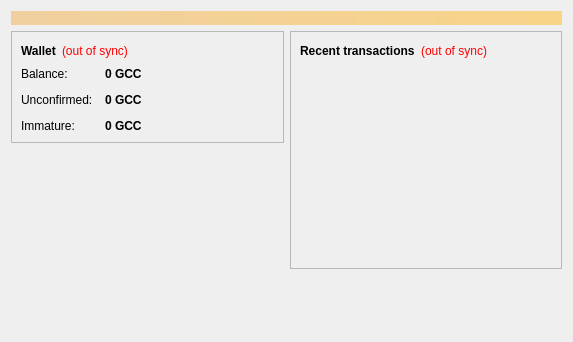
<?xml version="1.0" encoding="UTF-8"?>
<ui version="4.0">
 <class>OverviewPage</class>
 <widget class="QWidget" name="OverviewPage">
  <property name="geometry">
   <rect>
    <x>0</x>
    <y>0</y>
    <width>573</width>
    <height>342</height>
   </rect>
  </property>
  <property name="windowTitle">
   <string>Form</string>
  </property>
  <layout class="QVBoxLayout" name="topLayout">
   <item>
    <widget class="QLabel" name="labelAlerts">
     <property name="visible">
      <bool>false</bool>
     </property>
     <property name="styleSheet">
      <string notr="true">background-color: qlineargradient(x1: 0, y1: 0, x2: 1, y2: 0, stop:0 #F0D0A0, stop:1 #F8D488); color:#000000;</string>
     </property>
     <property name="wordWrap">
      <bool>true</bool>
     </property>
     <property name="margin">
      <number>3</number>
     </property>
    </widget>
   </item>
   <item>
    <layout class="QHBoxLayout" name="horizontalLayout" stretch="1,1">
     <item>
      <layout class="QVBoxLayout" name="verticalLayout_2">
       <item>
        <widget class="QFrame" name="frame">
         <property name="frameShape">
          <enum>QFrame::StyledPanel</enum>
         </property>
         <property name="frameShadow">
          <enum>QFrame::Raised</enum>
         </property>
         <layout class="QVBoxLayout" name="verticalLayout_4">
          <item>
           <layout class="QHBoxLayout" name="horizontalLayout_4">
            <item>
             <widget class="QLabel" name="label_5">
              <property name="font">
               <font>
                <weight>75</weight>
                <bold>true</bold>
               </font>
              </property>
              <property name="text">
               <string>Wallet</string>
              </property>
             </widget>
            </item>
            <item>
             <widget class="QLabel" name="labelWalletStatus">
              <property name="toolTip">
               <string>The displayed information may be out of date. Your wallet automatically synchronizes with the Rome-coin network after a connection is established, but this process has not completed yet.</string>
              </property>
              <property name="styleSheet">
               <string notr="true">QLabel { color: red; }</string>
              </property>
              <property name="text">
               <string notr="true">(out of sync)</string>
              </property>
              <property name="alignment">
               <set>Qt::AlignLeading|Qt::AlignLeft|Qt::AlignVCenter</set>
              </property>
             </widget>
            </item>
            <item>
             <spacer name="horizontalSpacer_2">
              <property name="orientation">
               <enum>Qt::Horizontal</enum>
              </property>
              <property name="sizeHint" stdset="0">
               <size>
                <width>40</width>
                <height>20</height>
               </size>
              </property>
             </spacer>
            </item>
           </layout>
          </item>
          <item>
           <layout class="QFormLayout" name="formLayout_2">
            <property name="fieldGrowthPolicy">
             <enum>QFormLayout::AllNonFixedFieldsGrow</enum>
            </property>
            <property name="horizontalSpacing">
             <number>12</number>
            </property>
            <property name="verticalSpacing">
             <number>12</number>
            </property>
            <item row="0" column="0">
             <widget class="QLabel" name="label">
              <property name="text">
               <string>Balance:</string>
              </property>
             </widget>
            </item>
            <item row="0" column="1">
             <widget class="QLabel" name="labelBalance">
              <property name="font">
               <font>
                <weight>75</weight>
                <bold>true</bold>
               </font>
              </property>
              <property name="cursor">
               <cursorShape>IBeamCursor</cursorShape>
              </property>
              <property name="toolTip">
               <string>Your current balance</string>
              </property>
              <property name="text">
               <string notr="true">0 GCC</string>
              </property>
              <property name="textInteractionFlags">
               <set>Qt::LinksAccessibleByMouse|Qt::TextSelectableByKeyboard|Qt::TextSelectableByMouse</set>
              </property>
             </widget>
            </item>
            <item row="1" column="0">
             <widget class="QLabel" name="label_3">
              <property name="text">
               <string>Unconfirmed:</string>
              </property>
             </widget>
            </item>
            <item row="1" column="1">
             <widget class="QLabel" name="labelUnconfirmed">
              <property name="font">
               <font>
                <weight>75</weight>
                <bold>true</bold>
               </font>
              </property>
              <property name="cursor">
               <cursorShape>IBeamCursor</cursorShape>
              </property>
              <property name="toolTip">
               <string>Total of transactions that have yet to be confirmed, and do not yet count toward the current balance</string>
              </property>
              <property name="text">
               <string notr="true">0 GCC</string>
              </property>
              <property name="textInteractionFlags">
               <set>Qt::LinksAccessibleByMouse|Qt::TextSelectableByKeyboard|Qt::TextSelectableByMouse</set>
              </property>
             </widget>
            </item>
            <item row="2" column="0">
             <widget class="QLabel" name="labelImmatureText">
              <property name="text">
               <string>Immature:</string>
              </property>
             </widget>
            </item>
            <item row="2" column="1">
             <widget class="QLabel" name="labelImmature">
              <property name="font">
               <font>
                <weight>75</weight>
                <bold>true</bold>
               </font>
              </property>
              <property name="toolTip">
               <string>Mined balance that has not yet matured</string>
              </property>
              <property name="text">
               <string notr="true">0 GCC</string>
              </property>
              <property name="textInteractionFlags">
               <set>Qt::LinksAccessibleByMouse|Qt::TextSelectableByKeyboard|Qt::TextSelectableByMouse</set>
              </property>
             </widget>
            </item>
           </layout>
          </item>
         </layout>
        </widget>
       </item>
       <item>
        <spacer name="verticalSpacer">
         <property name="orientation">
          <enum>Qt::Vertical</enum>
         </property>
         <property name="sizeHint" stdset="0">
          <size>
           <width>20</width>
           <height>40</height>
          </size>
         </property>
        </spacer>
       </item>
      </layout>
     </item>
     <item>
      <layout class="QVBoxLayout" name="verticalLayout_3">
       <item>
        <widget class="QFrame" name="frame_2">
         <property name="frameShape">
          <enum>QFrame::StyledPanel</enum>
         </property>
         <property name="frameShadow">
          <enum>QFrame::Raised</enum>
         </property>
         <layout class="QVBoxLayout" name="verticalLayout">
          <item>
           <layout class="QHBoxLayout" name="horizontalLayout_2">
            <item>
             <widget class="QLabel" name="label_4">
              <property name="text">
               <string>&lt;b&gt;Recent transactions&lt;/b&gt;</string>
              </property>
             </widget>
            </item>
            <item>
             <widget class="QLabel" name="labelTransactionsStatus">
              <property name="toolTip">
               <string>The displayed information may be out of date. Your wallet automatically synchronizes with the Rome-coin network after a connection is established, but this process has not completed yet.</string>
              </property>
              <property name="styleSheet">
               <string notr="true">QLabel { color: red; }</string>
              </property>
              <property name="text">
               <string notr="true">(out of sync)</string>
              </property>
              <property name="alignment">
               <set>Qt::AlignRight|Qt::AlignTrailing|Qt::AlignVCenter</set>
              </property>
             </widget>
            </item>
            <item>
             <spacer name="horizontalSpacer">
              <property name="orientation">
               <enum>Qt::Horizontal</enum>
              </property>
              <property name="sizeHint" stdset="0">
               <size>
                <width>40</width>
                <height>20</height>
               </size>
              </property>
             </spacer>
            </item>
           </layout>
          </item>
          <item>
           <widget class="QListView" name="listTransactions">
            <property name="styleSheet">
             <string notr="true">QListView { background: transparent; }</string>
            </property>
            <property name="frameShape">
             <enum>QFrame::NoFrame</enum>
            </property>
            <property name="verticalScrollBarPolicy">
             <enum>Qt::ScrollBarAlwaysOff</enum>
            </property>
            <property name="horizontalScrollBarPolicy">
             <enum>Qt::ScrollBarAlwaysOff</enum>
            </property>
            <property name="selectionMode">
             <enum>QAbstractItemView::NoSelection</enum>
            </property>
           </widget>
          </item>
         </layout>
        </widget>
       </item>
       <item>
        <spacer name="verticalSpacer_2">
         <property name="orientation">
          <enum>Qt::Vertical</enum>
         </property>
         <property name="sizeHint" stdset="0">
          <size>
           <width>20</width>
           <height>40</height>
          </size>
         </property>
        </spacer>
       </item>
      </layout>
     </item>
    </layout>
   </item>
  </layout>
 </widget>
 <resources/>
 <connections/>
</ui>
